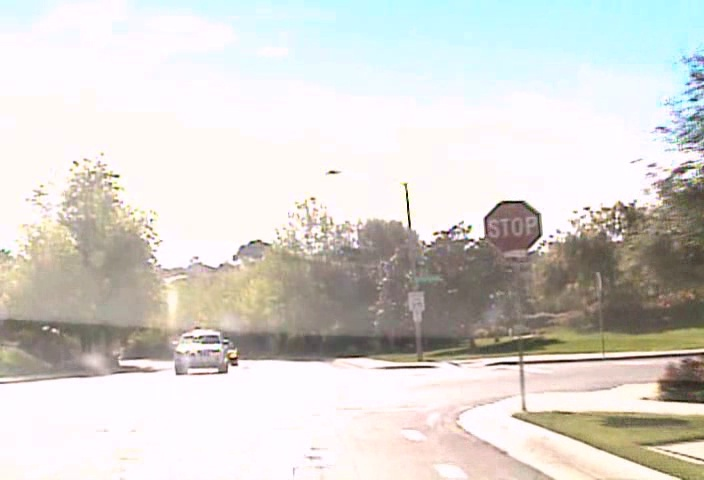
#> input picture good-data/1010.jpg, 704 x 480 px; its folder holds only this picture in this run
$ python classification.py   (older library calls are emulated)
#> lines starting #> are read from the running program, lines starting #| are printed output that depends on the picture; after the words box and inside, x2 and y2 are one past the last pixel; in counts of white or black regions, pixels touching at a corner belong together
import cv2
import os
import numpy as np

"""
    This was a one-time script that we ran to seperate the signs into different directories
    in respect to their classification.  Used for making templates in template matching so we could just average
    images based on a directory.
"""

home_path = os.getcwd()
images_path = os.path.join(home_path, 'good-data')

def brighten(im):
    im = np.float32(im)
    maxIntensity = 255.0
    x = np.arange(maxIntensity)
    phi = 1
    theta = 1
    out = (maxIntensity/phi)*(im/(maxIntensity/theta))*0.75
    out= np.uint8(out)
    return out

images = []
for i in os.listdir(images_path):
    image = cv2.imread(os.path.join(images_path, i))
#> image is the input picture: shape (480, 704, 3); mean B, G, R 207.5, 212.4, 214.8
    if image is not None:
        images.append(image)

potential_signs = []
for image in images:
    # run segmentation code
    image = brighten(image)

    lab = cv2.cvtColor(image, cv2.COLOR_BGR2LAB)
    lab[:, :, 0] = cv2.equalizeHist(lab[:, :, 0])
    clahe1 = cv2.createCLAHE(clipLimit=2.0, tileGridSize=(6, 6))
    clahe2 = cv2.createCLAHE(clipLimit=2.0, tileGridSize=(65, 65))
    lab[:, :, 0] = clahe2.apply(lab[:, :, 0])
    image = cv2.cvtColor(lab, cv2.COLOR_LAB2BGR)
    # im = global_contrast_normalization(im, 1, 10, 0.0000000001)
    hsv = cv2.cvtColor(image, cv2.COLOR_BGR2HSV)

    hsv[:, :, 1] = clahe1.apply(hsv[:, :, 1])
    image = cv2.cvtColor(hsv, cv2.COLOR_HSV2BGR)

    hsv_colors = {
        "yellow": ((np.array([18, 175, 50]), np.array([29, 255, 255]))),
        "red": ((np.array([0, 140, 0]), np.array([10, 255, 255])),
                (np.array([169, 150, 0]), np.array([180, 255, 255])))
    }

    for key, colors in hsv_colors.items():
        if key == "red":
            mask0 = cv2.inRange(hsv, colors[0][0], colors[0][1])
            mask1 = cv2.inRange(hsv, colors[1][0], colors[1][1])
            mask = mask0 + mask1
        else:
            mask = cv2.inRange(hsv, colors[0], colors[1])

        out = cv2.bitwise_and(image, image, mask=mask)
        blur = cv2.blur(out, (5, 5), 0)
        imgray = cv2.cvtColor(blur, cv2.COLOR_BGR2GRAY)
        ret, thresh = cv2.threshold(imgray, 0, 255, cv2.THRESH_OTSU)

        heir, contours, _ = cv2.findContours(thresh, cv2.RETR_EXTERNAL, cv2.CHAIN_APPROX_SIMPLE)

        copy = image.copy()

        for i, cnt in enumerate(contours):
            area = cv2.contourArea(cnt)
            # print(area)

            if int(area) > 0:
                epsilon = 0.000000000000000001 * cv2.arcLength(cnt, True)
                approx = cv2.approxPolyDP(cnt, epsilon, True)
                cv2.drawContours(copy, [approx], -1, (255, 0, 0), 3)

                if 150 < area < 3000:
                    x, y, w, h = cv2.boundingRect(cnt)
                    cv2.rectangle(copy, (x, y), (x + w, y + h), (0, 255, 0), 2)
                    # potential_signs.append(np.array([x, y, w, h]))
                    potential_signs.append(copy[y:(y + h + 20), x:(x + w + 20)])
#> this loop made 1 pass
#> (maxIntensity in brighten, phi in brighten, theta in brighten) on pass 1: (255, 1, 1)
#> pass 1, in brighten, `out = (maxIntensity/phi)*(im/(maxIntensity/theta))*0.75`:
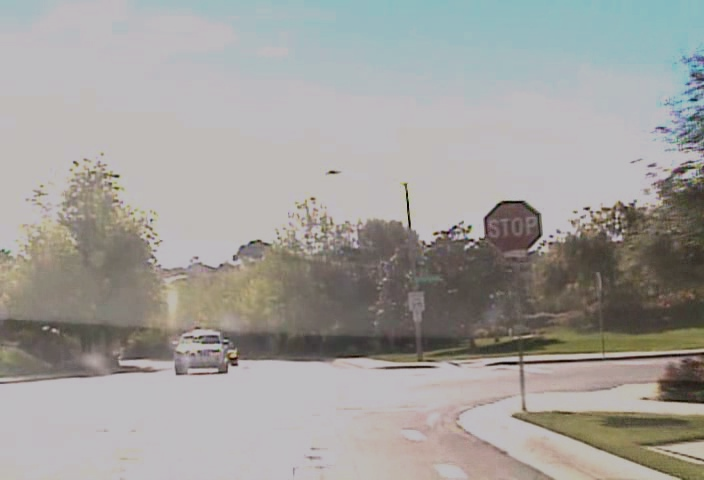
#> out: shape (480, 704, 3) float32; mean B, G, R 155.7, 159.3, 161.3
#> after the loop:
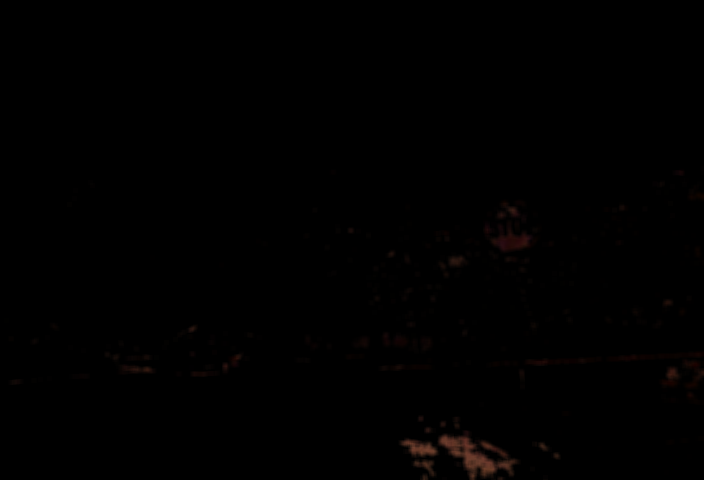
#> blur: shape (480, 704, 3); mean B, G, R 0.3, 0.4, 0.9
#> after the loop:
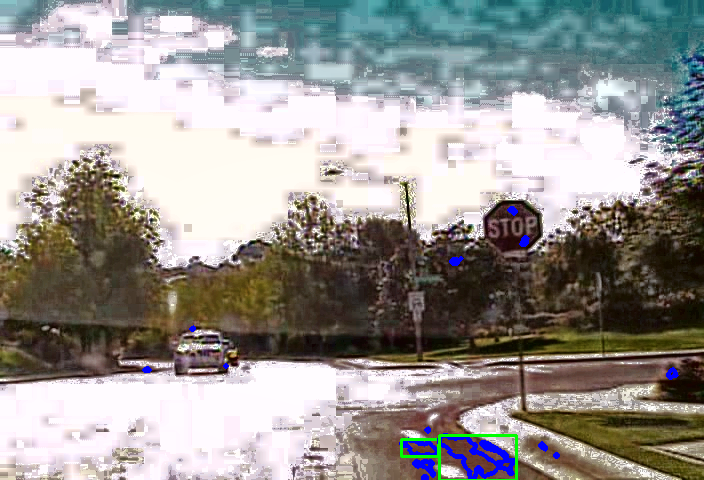
#> copy: shape (480, 704, 3); mean B, G, R 146.7, 150.5, 153.1
#> after the loop: hsv: shape (480, 704, 3); mean H, S, V 70.4, 65.7, 161.6
#> after the loop: lab: shape (480, 704, 3); mean of channels 0, 1, 2 160.5, 128.3, 130.4
#> after the loop:
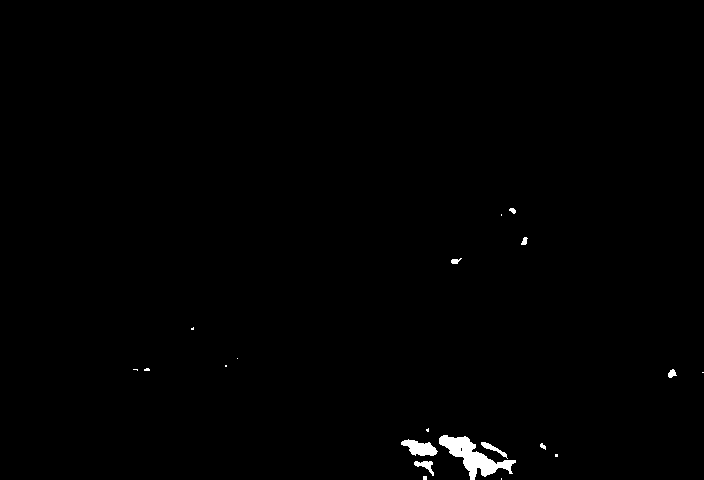
#> thresh: shape (480, 704); 0.64% white; 20 white regions (11 under 20 px), largest, box (x1, y1, x2, y2) and area: (439, 435, 516, 480) 1282, (401, 439, 438, 456) 379, (414, 461, 434, 476) 127
#> after the loop, potential_signs = 5 items
index = 0
for index, sign in enumerate(potential_signs):
    index+=1
    cv2.imshow("Potential sign", sign)
    classification = cv2.waitKey(0)

    if classification == ord('s'):
        cv2.imwrite(home_path + '\\stopClassification\\' + str(classification) + str(index)
                    +'.jpg', sign)
        cv2.destroyAllWindows()
        classification = ""

    elif classification == ord('w'):
        cv2.imwrite(home_path + '\\warnClassification\\' + str(classification) + str(index)
                    +'.jpg', sign)
        cv2.destroyAllWindows()
        classification = ""

    if(classification == ord('f')):
        print("false-positive")
        cv2.destroyAllWindows()
        classification = ""
#> this loop made 5 passes; (key Esc is pressed on pass 1)
#> pass 1, `cv2.imshow("Potential sign", sign)`:
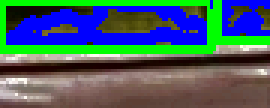
#> window 'Potential sign': shape (36, 90, 3) (shown 3 times larger); mean B, G, R 101.2, 95, 68.1
#> pass 2, `cv2.imshow("Potential sign", sign)`:
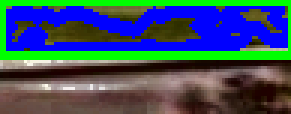
#> window 'Potential sign': shape (38, 97, 3) (shown 3 times larger); mean B, G, R 98.6, 80.4, 55.4

$ run again, on good-data/1088.jpg
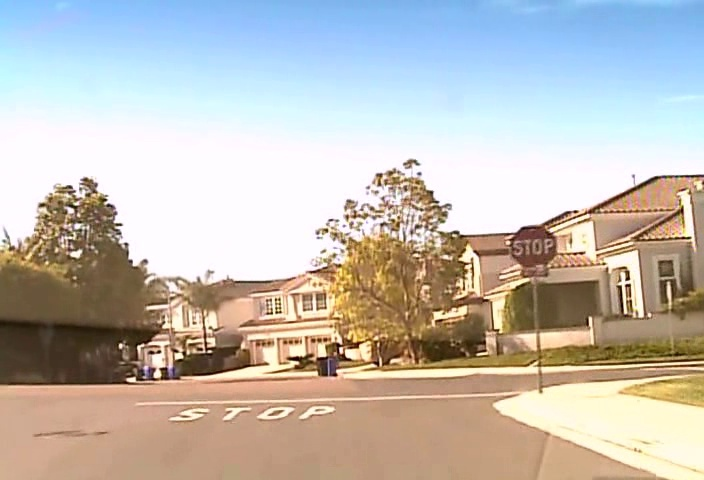
#> input picture good-data/1088.jpg, 704 x 480 px
#> image is the input picture: shape (480, 704, 3); mean B, G, R 180.7, 187.8, 192.7
#> the loop `for image in images:` made 1 pass
#> (maxIntensity in brighten, phi in brighten, theta in brighten) on pass 1: (255, 1, 1)
#> after the loop `for image in images:`:
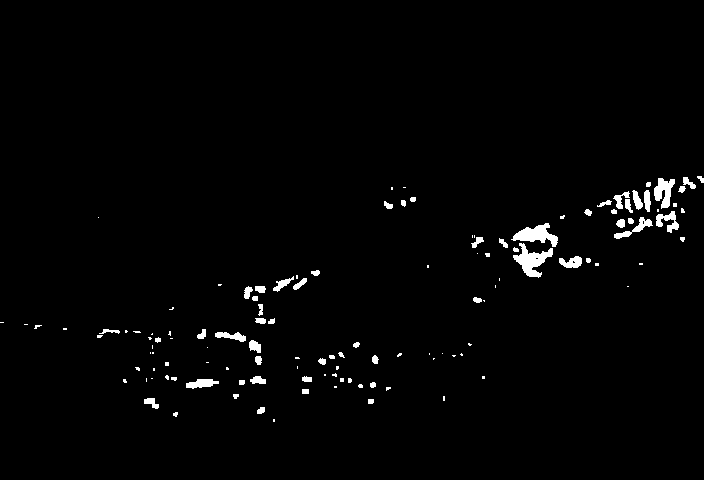
#> thresh: shape (480, 704); 1.7% white; 125 white regions (66 under 20 px), largest, box (x1, y1, x2, y2) and area: (513, 243, 553, 278) 611, (511, 223, 558, 247) 542, (654, 178, 675, 209) 380
#> after the loop `for image in images:`: potential_signs = 13 items
#> the loop `for index, sign in enumerate(potential_signs):` made 13 passes; (key Esc is pressed on pass 1)
#> pass 2, `cv2.imshow("Potential sign", sign)`:
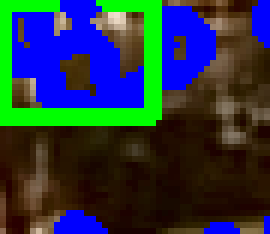
#> window 'Potential sign': shape (39, 45, 3) (shown 6 times larger); mean B, G, R 68.4, 53.7, 38.4

$ run again, on good-data/1102.jpg
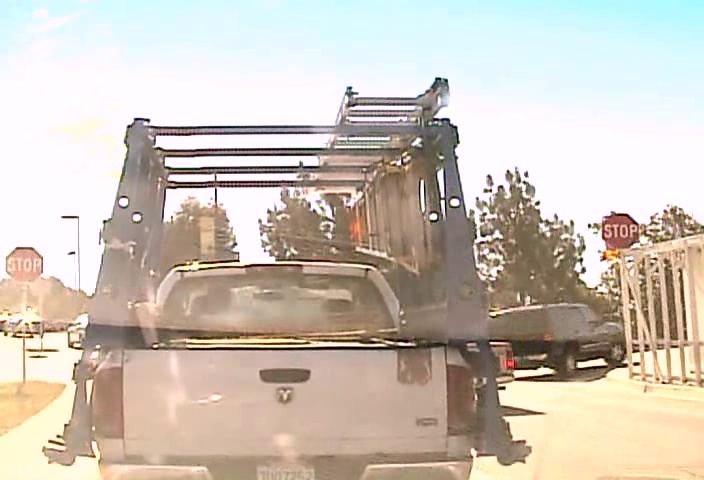
#> input picture good-data/1102.jpg, 704 x 480 px
#> image is the input picture: shape (480, 704, 3); mean B, G, R 183.3, 194.7, 204.5
#> the loop `for image in images:` made 1 pass
#> (maxIntensity in brighten, phi in brighten, theta in brighten) on pass 1: (255, 1, 1)
#> after the loop `for image in images:`:
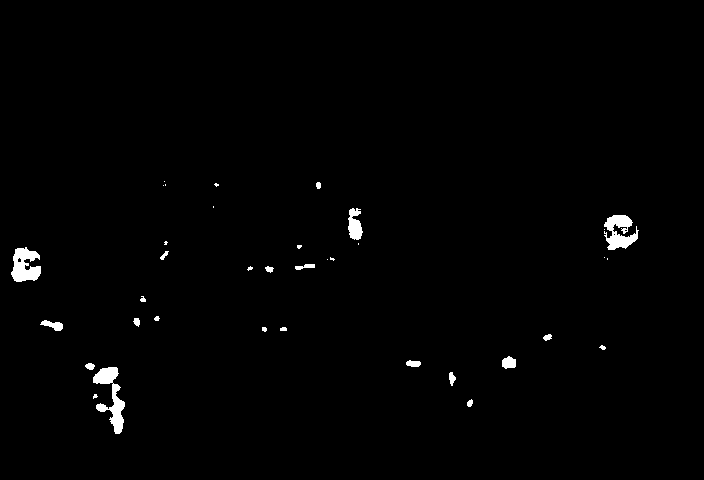
#> thresh: shape (480, 704); 1.1% white; 36 white regions (15 under 20 px), largest, box (x1, y1, x2, y2) and area: (93, 367, 125, 434) 870, (604, 215, 639, 250) 713, (11, 247, 41, 282) 705
#> after the loop `for image in images:`: potential_signs = 7 items
#> the loop `for index, sign in enumerate(potential_signs):` made 7 passes; (key Esc is pressed on pass 1)
#> pass 2, `cv2.imshow("Potential sign", sign)`:
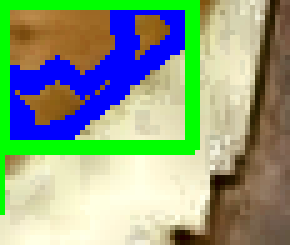
#> window 'Potential sign': shape (49, 58, 3) (shown 5 times larger); mean B, G, R 131.9, 159.1, 141.1
